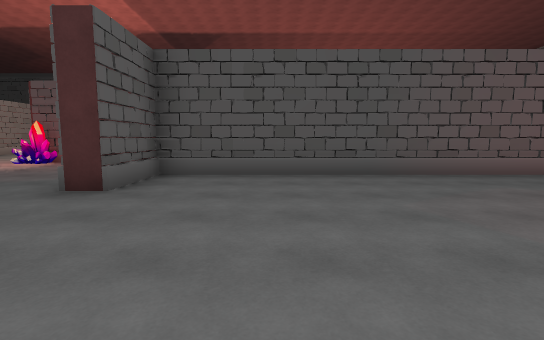
view 1 (above)

24 first-person views from a walk through a 3-D level made in the Unity game engine. The camera is 1.4 m above the floor, tilts 6° down and sees 85° across. The floor is counted in squares, 2 m on a side. Each view is taken from the middle of a square. On the plan, view 1 faces up. The plan holds only what a view shows up to about 10 squares ahead; the rest is blank. The place goes on beyond the plan. The player is left out. Some animated figures are not drawn. Some surface patterns are stand-ins.

view 2
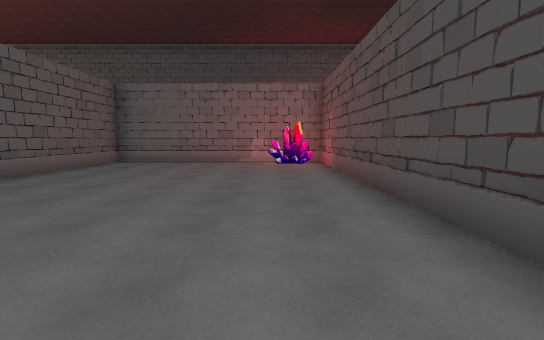

view 3
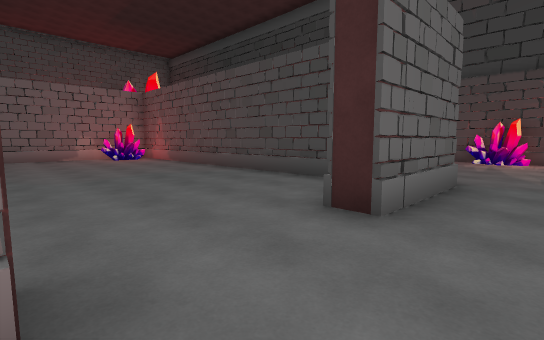

view 4
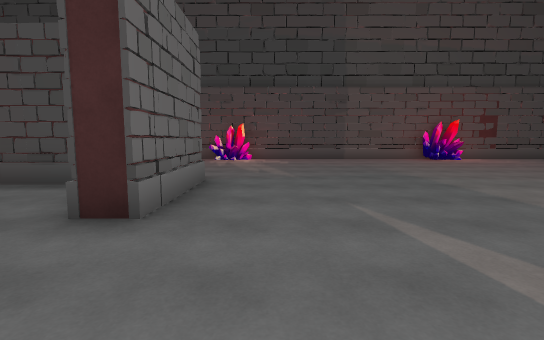

view 5
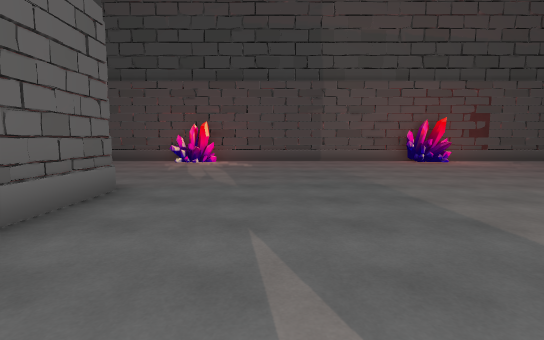

view 6
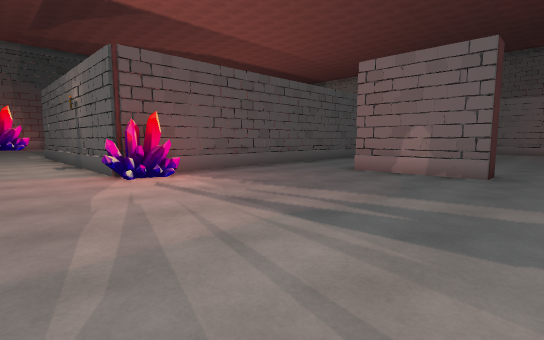

view 7
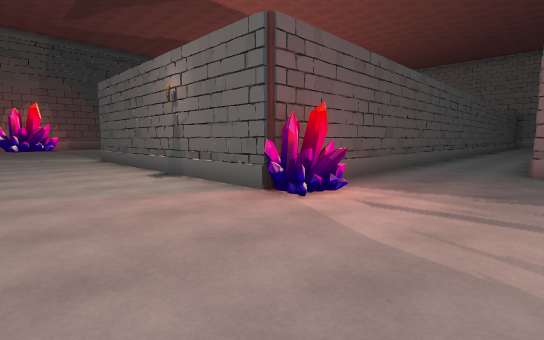

view 8
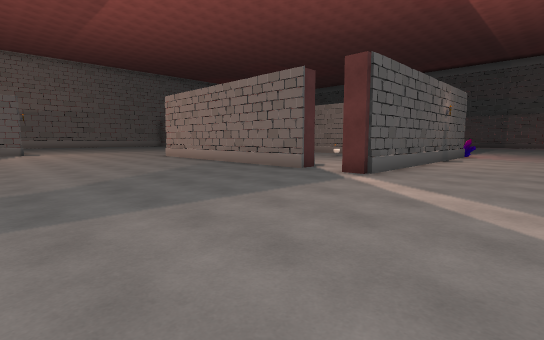

view 9
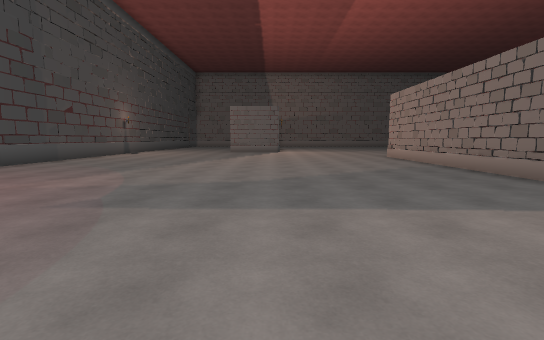

view 10
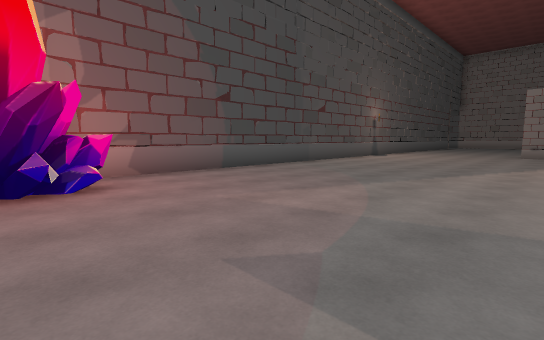

view 11
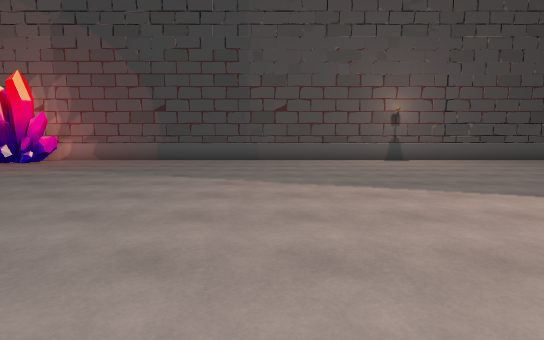

view 12
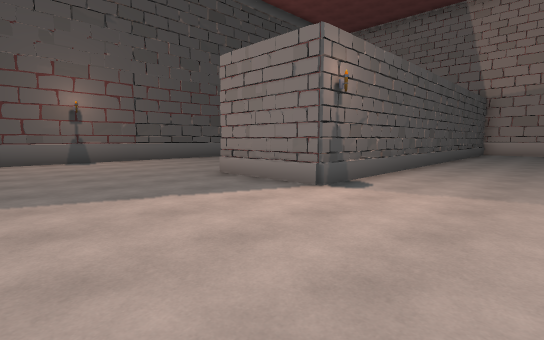

view 13
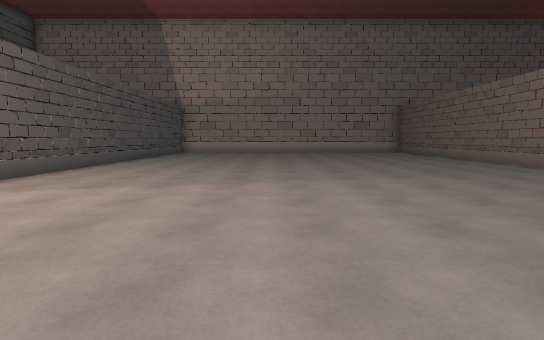

view 14
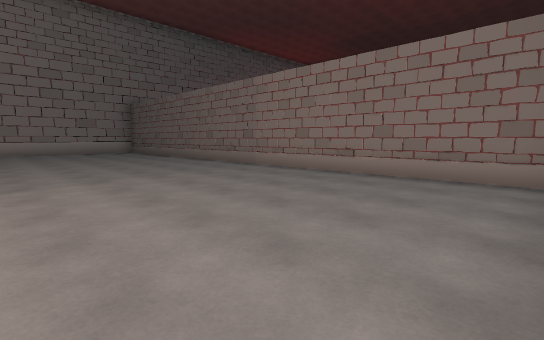

view 15
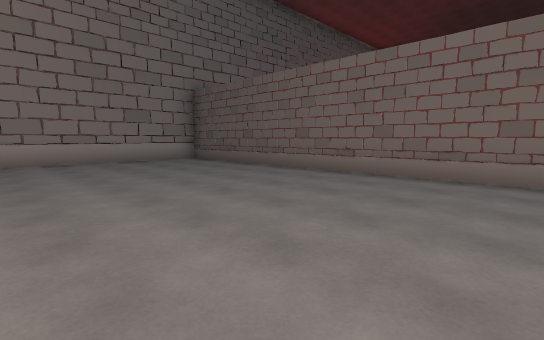

view 16
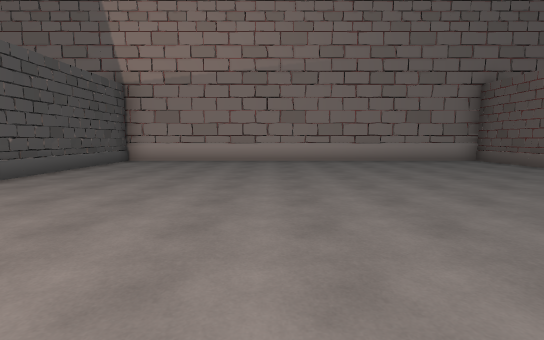

view 17
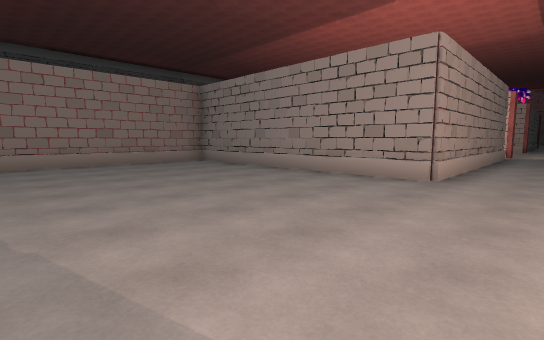

view 18
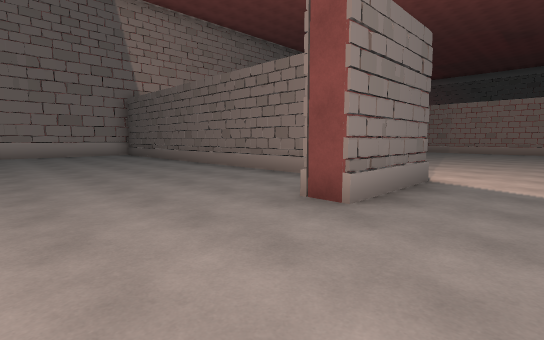

view 19
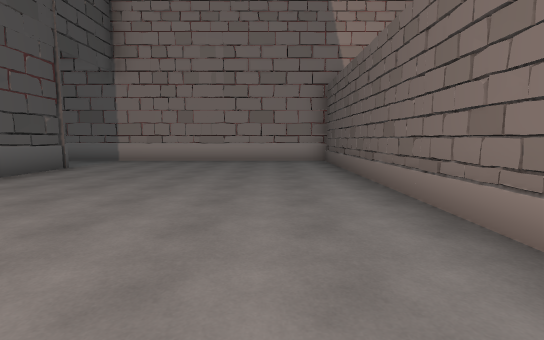

view 20
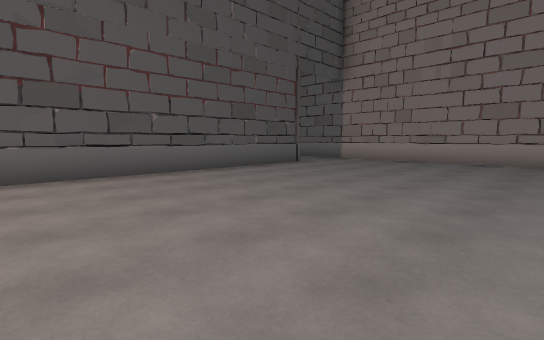

view 21
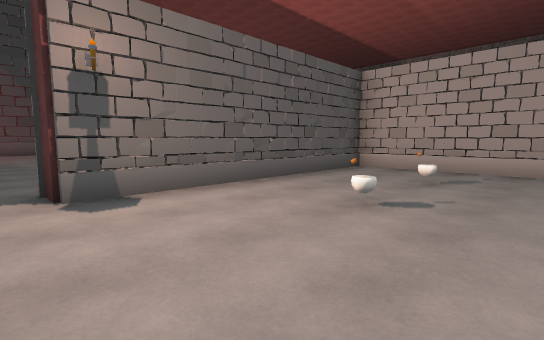

view 22
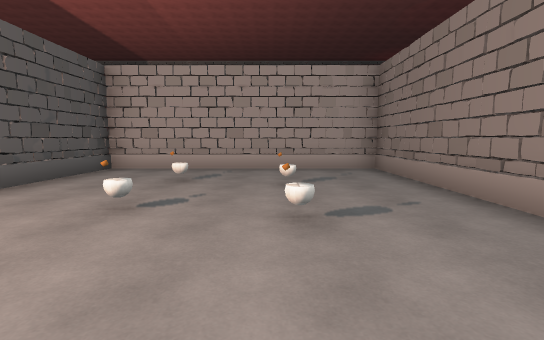

view 23
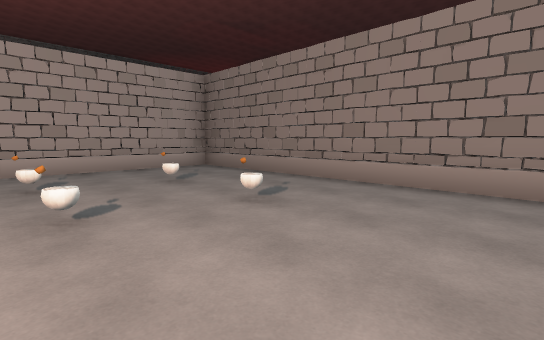

view 24
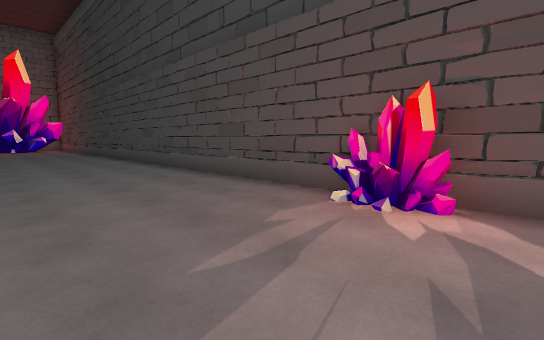

### Floor plan
Points are (right, up) in squares from view 1. A wall is a line through its corners. A room is listed if a view was taken in it or the views show most of it. See-through windows are left out.
Room 1 (views 1, 2)
walls: (-1, -0.5) (7.3, -0.5) (7.3, 5.8) (-2.2, 5.8) (-2.2, 3.9) (-2.8, 3.9); (-2.8, 1.4) (-2.1, 1.4)
ways out: opening at (-3, 2.5) to room 2
objects: crystal (6, 0) to (7, 1)
Room 2 (views 3, 4, 5, 6, 7, 8, 9, 10, 11, 12, 13, 14, 15, 16, 17, 18, 19, 20, 24)
walls: (-4.6, 8.9) (-6.6, 8.9); (-5.4, 15.8) (-5.4, 16.5) (1.7, 16.5) (1.7, 9.4) (17.5, 9.4) (17.5, 20.6) (5.7, 20.6) (5.7, 23.2) (6.4, 23.2); (-7.2, 9.4) (-7.2, 16.5) (-6.6, 16.5); (7.7, 21.3) (17.5, 21.3) (17.5, 29.5); (-2.8, 3.9) (-2.8, 6.5); (-2.8, -1.3) (-2.8, 1.4); (15.1, 27.9) (-7.6, 27.9); (-9.5, -6.4) (6.7, -6.4)
ways out: opening at (-3, 2.5) to room 1; opening at (-6, 16) to room 3; opening at (-4.5, 7.5)
objects: crystal (-10, -6) to (-9, -6); other object (-9, 26) to (-7, 27); crystal (-7, 8) to (-7, 9); crystal (-3, -6) to (-2, -6)
Room 3 (views 21, 22, 23)
walls: (-5.9, 9.4) (1.1, 9.4) (1.1, 15.8) (-5.4, 15.8)
ways out: opening at (-6, 16) to room 2
objects: other object (-3, 12); other object (-3, 14); other object (-1, 12); other object (-1, 14)

Positions as (right, up) in squares from view 1, and headings:
1: (0, 0), facing up
2: (-2, 1), facing right
3: (-4, 4), facing down-right
4: (-4, 4), facing down
5: (-5, 3), facing down
6: (-9, 3), facing up-right
7: (-10, 6), facing up-right
8: (-10, 22), facing down-right
9: (-10, 21), facing right
10: (-8, 22), facing up-right
11: (0, 18), facing up
12: (2, 18), facing up-right
13: (2, 16), facing right
14: (2, 15), facing down-right
15: (8, 15), facing down-right
16: (8, 16), facing right
17: (7, 18), facing down-left
18: (4, 26), facing down-right
19: (8, 23), facing right
20: (8, 22), facing up-right
21: (-6, 12), facing up-right
22: (-6, 12), facing right
23: (-6, 14), facing down-right
24: (-4, -3), facing down-right
